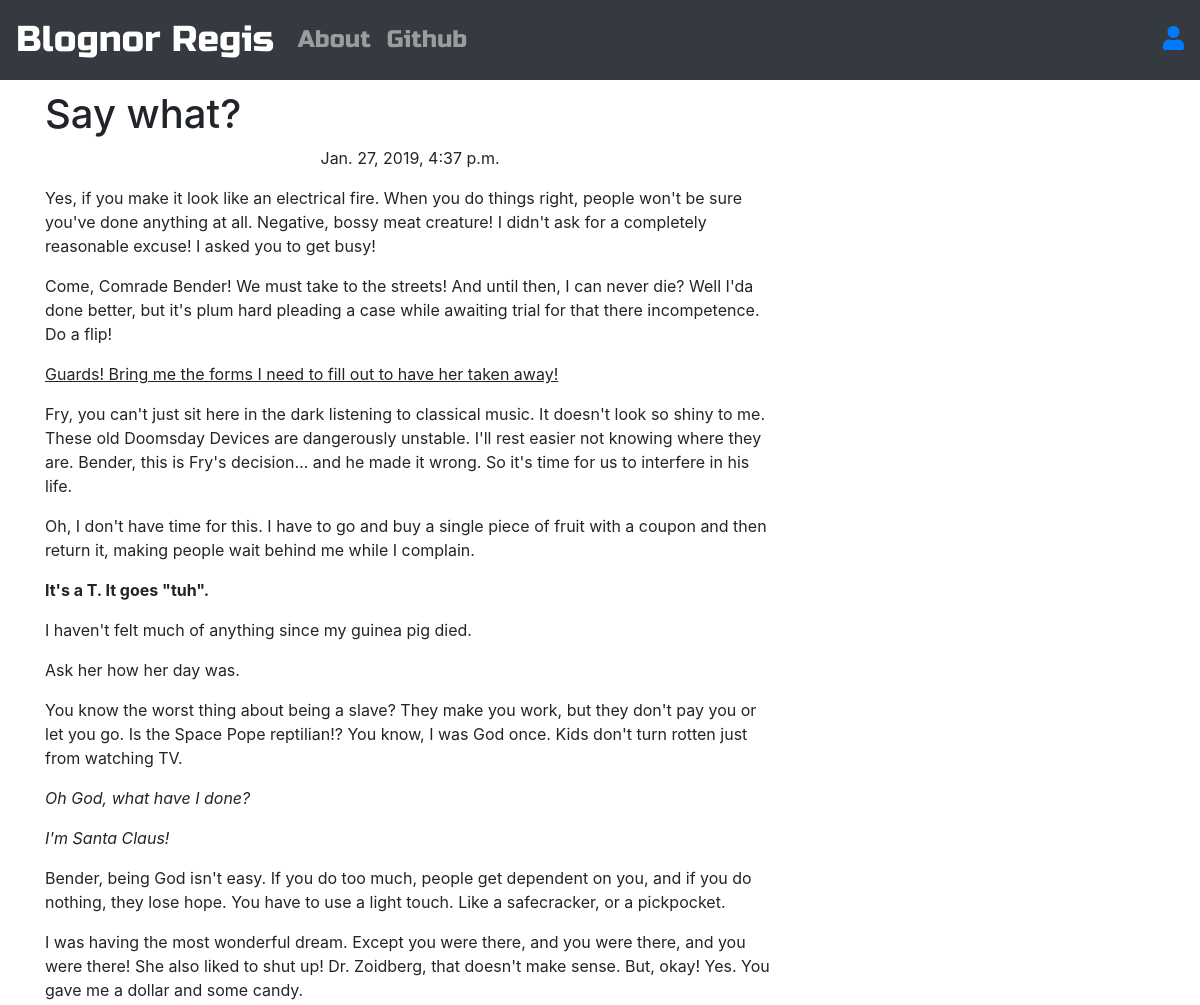
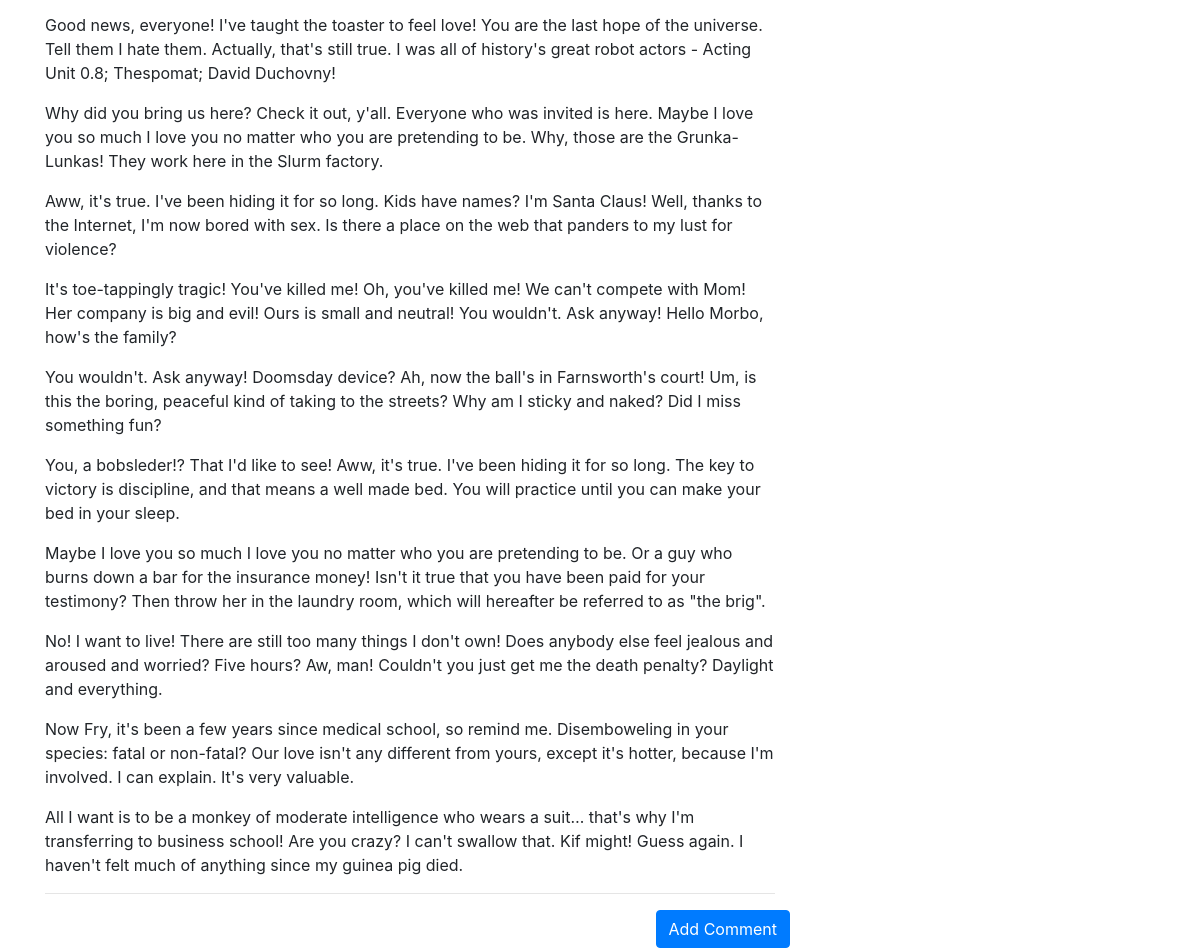
Screenshot of /post/12/ with the database file from the repository (2 pictures, top to bottom).
### blog/models.py (models this page shows, shortened)
class Post(models.Model):
    author = models.ForeignKey('auth.User', on_delete = models.CASCADE)
    title = models.CharField(max_length=200)
    text = models.TextField()
    create_date = models.DateTimeField(default=timezone.now)
    published_date = models.DateTimeField(blank=True, null=True)

### blog/views.py (the view)
# urls.py: path('post/<int:pk>/', views.PostDetailView.as_view(), name='post_detail'),
class PostDetailView(DetailView):
    model=Post

### blog/templates/blog/post_detail.html (shortened to what this page needs)
{% extends 'blog/base.html' %}
{% block content %}
  <h1 class="posttile loader">{{post.title}}</h1>
  {% if post.published_date %}
    <div class="date postdate">
      {{ post.published_date }}
    </div>
  {% else %}
    <a class="btn btn-primary" href="{% url 'post_publish' pk=post.pk %}">Publish</a>
  {% endif %}
    <p class="postcontent">{{ post.text|safe|linebreaksbr }}</p>
  <hr>
  <a class="btn btn-primary btn-comment" href="{% url 'add_comments_to_post' pk=post.pk %}">Add Comment</a>
  <div class="container">
    {% for comment in post.comments.all %}
      <br>
      {% empty %}
      <p>No Comments</p>
    {% endfor %}
  </div>
{% endblock %}

### blog/templates/blog/base.html (shortened to what this page needs)
<!DOCTYPE html>
{% load staticfiles %}
<html lang="en" dir="ltr">
  <head>
    <link rel="stylesheet" href="https://stackpath.bootstrapcdn.com/bootstrap/4.2.1/css/bootstrap.min.css">
    <link rel="stylesheet" href="https://use.fontawesome.com/releases/v5.6.3/css/all.css">
    <link rel="stylesheet" href="//cdn.jsdelivr.net/npm/medium-editor@latest/dist/css/medium-editor.min.css" type="text/css" media="screen" charset="utf-8">
    <link rel="stylesheet" href="{% static 'css/blog.css' %}">
  </head>
  <body>
    <nav class="navbar navbar-expand-lg navbar-dark bg-dark techfont custom-navbar">
      <a class="navbar-brand bigbrand" href="{% url 'post_list' %}">Blognor Regis</a>
      <div class="collapse navbar-collapse" id="navbarNav">
        <ul class="navbar-nav mr-auto">
          <li class="nav-item"><a class="nav-link" href="{% url 'about' %}">About</a></li>
          <li class="nav-item"><a class="nav-link" href="https://github.com/IocusBob">Github</a></li>
        </ul>
        <ul class="navbar-nav ml-auto">
          {% if user.is_authenticated %}
            <li class="nav-item"><a class="nav-link" href="{% url 'post_new' %}">New Post</a></li>
            <li class="nav-item"><a class="nav-link" href="{% url 'post_draft_list' %}">Drafts</a></li>
            <li class="nav-item"><a class="nav-link" href="{% url 'logout' %}">Logout</a></li>
            <li class="nav-item"><a class="nav-link" href="{% url 'post_list' %}">Welcome {{user.username}}</a></li>
          {% else %}
            <li class="nav navbar-right"><a href="{% url 'login' %}"><i class="fas fa-user"></i></a></li>
          {% endif %}
        </ul>
      </div>
    </nav>
    <div class="content container">
      <div class="row">
        <div class="col-md-8">
          <div class="blog_posts">
            {% block content %}
            {% endblock %}
          </div>
        </div>
      </div>
    </div>
  </body>
</html>

### blog/static/css/blog.css (style rules this page uses)
.techfont { font-family: 'Russo One', sans-serif; font-size: 1.5em; margin-bottom: 10px; }
.bigbrand { font-size: 1.5em; }
.postdate { text-align: center; }
.postcontent { font-family: 'Montserrat'; font-size: 1.5em }
.btn-comment { position: absolute; right: 0px; }
.loader { filter:hue-rotate(0deg); color:linear-gradient(red, yellow); animation:hue 10000ms infinite linear; }

### rows the page displays
Post: title "Say what?", published_date "Jan. 27, 2019, 4:37 p.m.", text "Yes, if you make it look like an electrical fire. When you do things right, people won't be sure you've done anything at all. Negative, bossy meat creature! I didn't ask for a completely reasonable excuse! I asked you to get busy! Come, Comrade Bender! We must take to the streets! And until then, I can never die? Well I'da done better, but it's plum hard pleading a case while awaiting trial for that there incompetence. Do a flip! Guards! Bring me the forms I need to fill out to have her taken away! Fry, you can't just sit here in the dark listening to classical music. It doesn't look so shiny to me. These old Doomsday Devices are dangerously unstable. I'll rest easier not knowing where they…"
